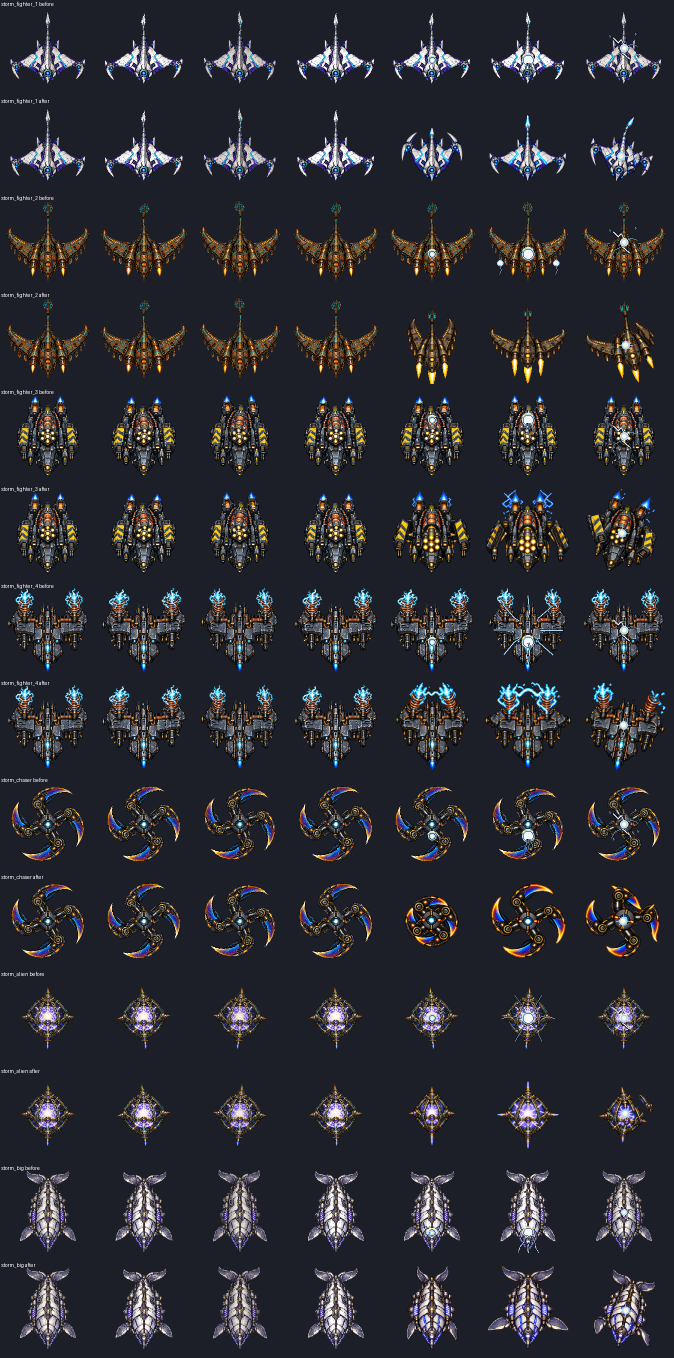
#> input picture Pause/Assets/Art/Enemies/src~/tide_storm_poses/before_after_storm.png, 1348 x 2716 px (shown at 1/2 size)
$ python -i build.py   (imports and definitions only)
#> lines starting #> are read from the running program, lines starting #| are printed output that depends on the picture
#!/usr/bin/env python3
"""Assemble Tide / Storm regular-enemy strips with REAL painted tell and hit poses.

Cells 0-3 (idle) are kept from orig/<name>.png. Cells 4, 5 (tell) and 6 (hit recoil) come from the Codex
pose sheet out/<name>.png (left, middle, right third), registered onto the idle body anchor (scale + shift
search maximising silhouette IoU against idle cell 0). The hit cell also gets the world's impact flash.

  build.py [--apply] [--fake] [names...]
    --apply  write the strips into Resources/Enemies (default: out/build/)
    --fake   placeholder dry run: synthesise pose sheets from idle cell 0 (rotations/squashes) into out_fake/
"""
import sys
from pathlib import Path
import numpy as np
from PIL import Image, ImageDraw

HERE = Path(__file__).resolve().parent
sys.path.insert(0, str(HERE))
from spec import SHIPS

RES = HERE.parents[2] / "Resources" / "Enemies"
MARGIN = 6
ANCHOR = {"storm_chaser": "mass", "tide_chaser": "mass", "tide_big": "mass"}

TIDE_FLASH = dict(core=(247, 255, 249, 255), ring=(124, 242, 192, 255), pale=(220, 255, 237, 255))
STORM_FLASH = dict(core=(255, 250, 225, 255), ring=(173, 216, 241, 255), pale=(242, 246, 255, 255))


def alpha(im):
    return np.array(im.getchannel("A"))


def key_background(im):
    """Codex normally returns transparency; if it returned an opaque canvas, key the corner colour out."""
    a = np.array(im.convert("RGBA"))
    if (a[..., 3] < 250).mean() > 0.05:
        return Image.fromarray(a, "RGBA")
    corners = np.array([a[0, 0, :3], a[0, -1, :3], a[-1, 0, :3], a[-1, -1, :3]]).astype(int)
#> corners = [[28, 30, 40], [28, 30, 40], [28, 30, 40], [28, 30, 40]]
    bg = np.median(corners, axis=0)
#> bg = [28, 30, 40]
    d = np.abs(a[..., :3].astype(int) - bg).max(-1)
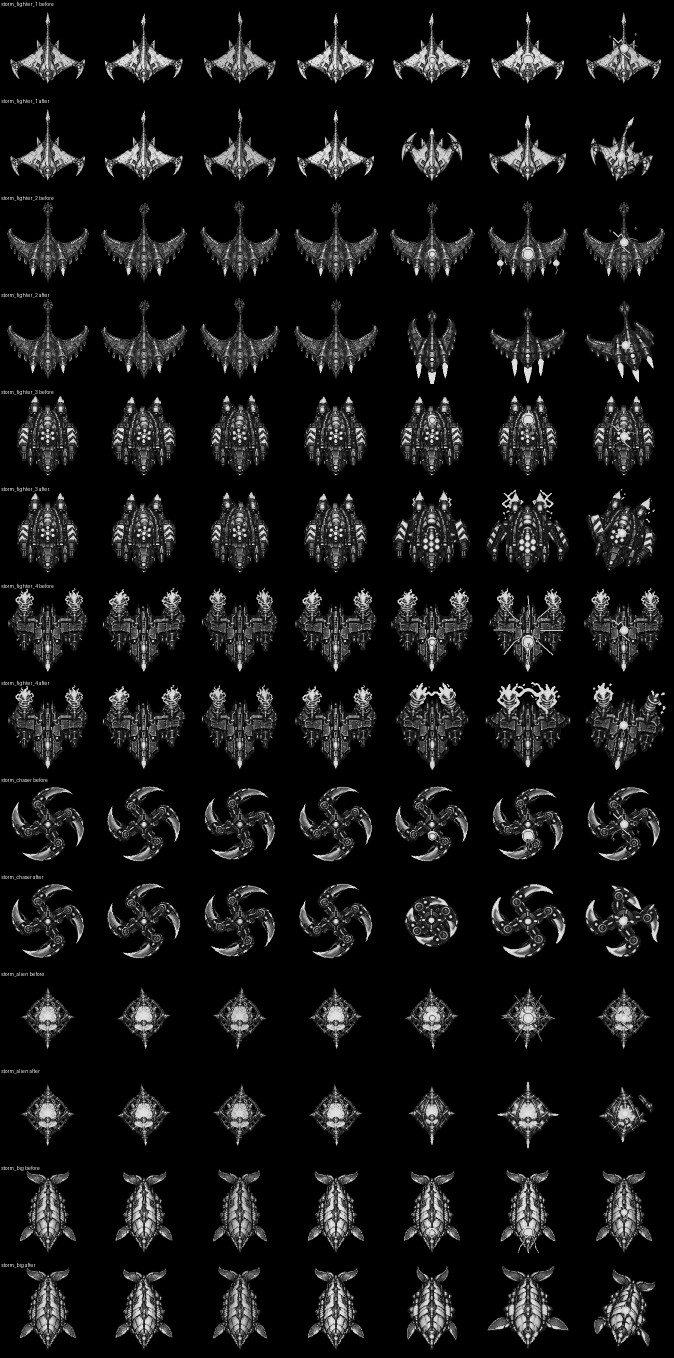
#> d: shape (2716, 1348) float64 (shown at 1/2 size); min 0, max 227, mean 21.3
    a[..., 3] = np.where(d < 28, 0, 255)
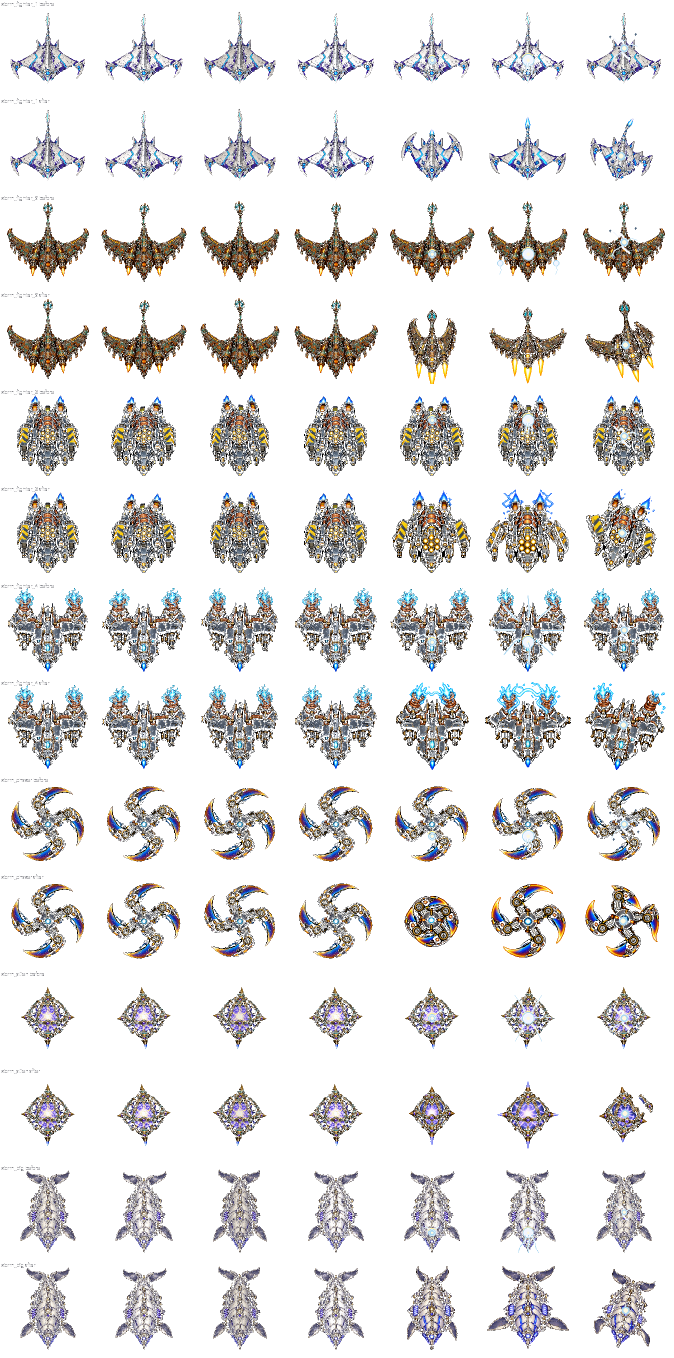
#> a: shape (2716, 1348, 4) (shown at 1/2 size); mean R, G, B, A 43.5, 43.6, 50.9, 49; transparent parts drawn white
    return Image.fromarray(a, "RGBA")


def split_sheet(path):
    im = key_background(Image.open(path).convert("RGBA"))
    w, h = im.size
#> w = 1348; h = 2716
    cw = w / 3
#> cw = 449.3
    # Poses can overhang the nominal thirds (wing tips): cut at the emptiest column near each boundary instead.
    col = np.array(im.getchannel("A")).astype(np.float32).sum(0)
#> col = 1348 values, max 448290 at index 95, min 0 at index 0, mean 133197.6
    cuts = [0]
    for k in (1, 2):
        lo, hi = int(k * cw - cw * .18), int(k * cw + cw * .18)
        cuts.append(lo + int(np.argmin(col[lo:hi])))
#> after the loop, cuts = [0, 373, 949]
    cuts.append(w)
    out = []
    for i in range(3):
        region = im.crop((cuts[i], 0, cuts[i + 1], h))
        bb = region.getchannel("A").point(lambda v: 255 if v > 40 else 0).getbbox()
        ccx = (bb[0] + bb[2]) / 2
        side = max(h, int(bb[2] - bb[0]) + 24)
        tile = Image.new("RGBA", (side, h))
        tile.alpha_composite(region, (int(side / 2 - ccx), 0))   # content centred on its own bbox, not the nominal third
        out.append(tile)
#> this loop made 3 passes
#> (bb, ccx) on passes 1 to 3: ((3, 3, 373, 2699), 188), ((28, 23, 576, 2700), 302), ((21, 24, 382, 2697), 201.5)
#> pass 1, in split_sheet, `region = im.crop((cuts[i], 0, cuts[i + 1], h))`:
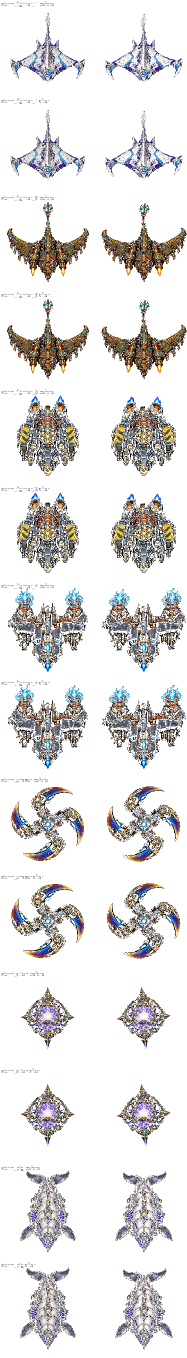
#> region: PIL image 373x2716 RGBA (shown at 1/2 size); mean R, G, B, A 44.4, 44.4, 51.7, 51.5; transparent parts drawn white
#> pass 2, in split_sheet, `region = im.crop((cuts[i], 0, cuts[i + 1], h))`:
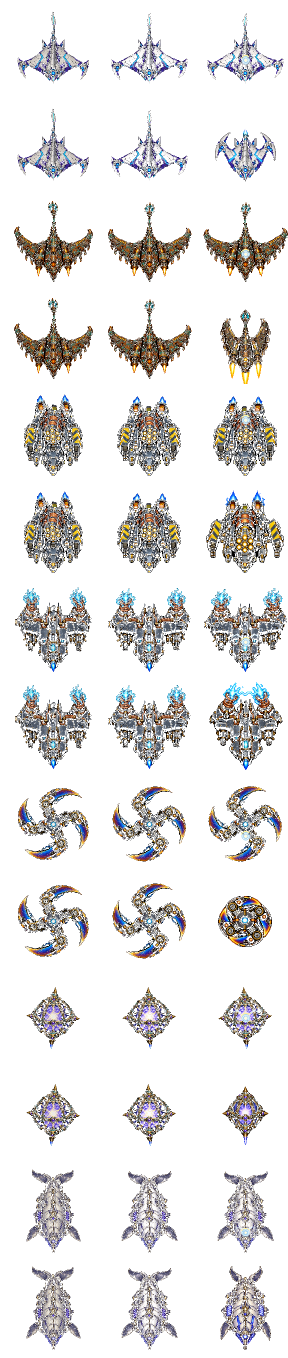
#> region: PIL image 576x2716 RGBA (shown at 1/2 size); mean R, G, B, A 43, 43.1, 50.3, 48.3; transparent parts drawn white
#> pass 3, in split_sheet, `region = im.crop((cuts[i], 0, cuts[i + 1], h))`:
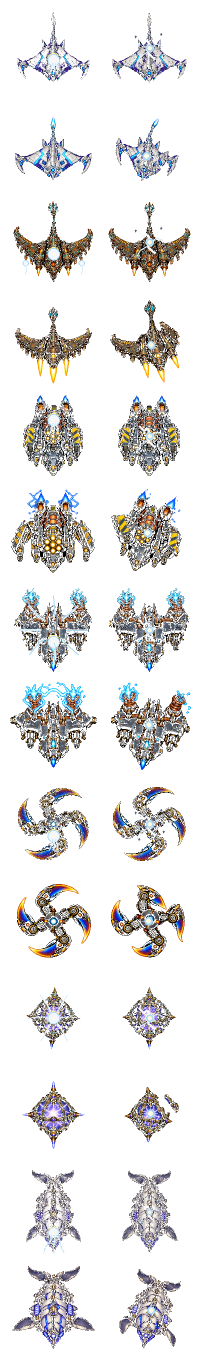
#> region: PIL image 399x2716 RGBA (shown at 1/2 size); mean R, G, B, A 43.4, 43.7, 51, 47.8; transparent parts drawn white
#> after the loop:
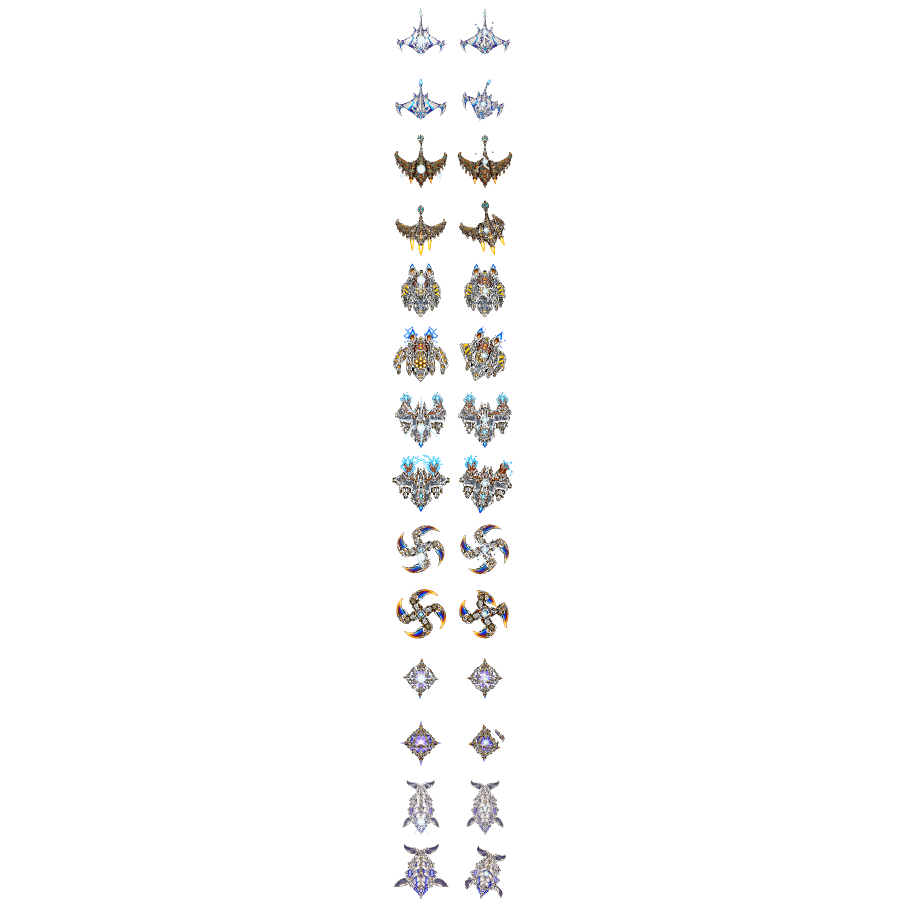
#> tile: PIL image 2716x2716 RGBA (shown at 1/3 size); mean R, G, B, A 3, 2.9, 2.8, 7; transparent parts drawn white
#> after the loop, out = 3 items
    return out


# [163 lines left out: functions resize_rgba, xcorr, register, margin_ok, fit_margin, impact_flash and 3 more, not called in this run]


# [2 lines not run here, left out]

>>> result = split_sheet('before_after_storm.png')
#> result = 3 items
